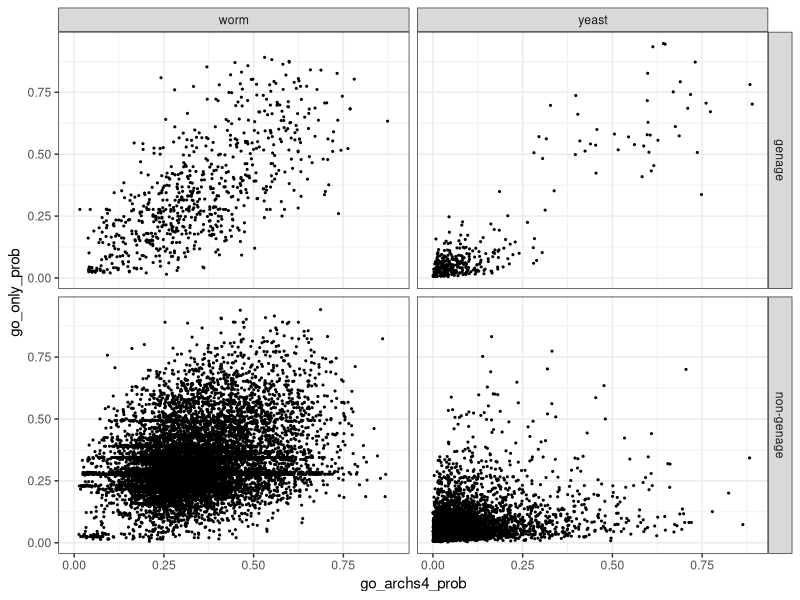
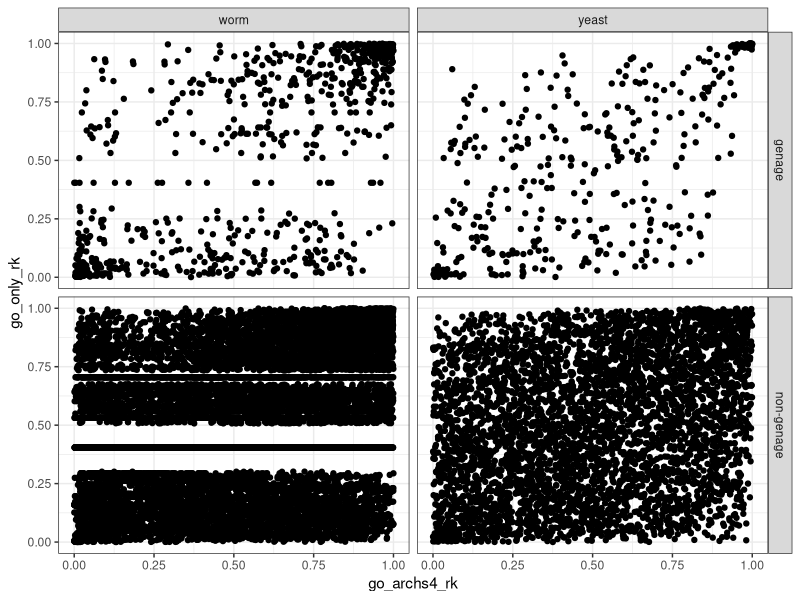
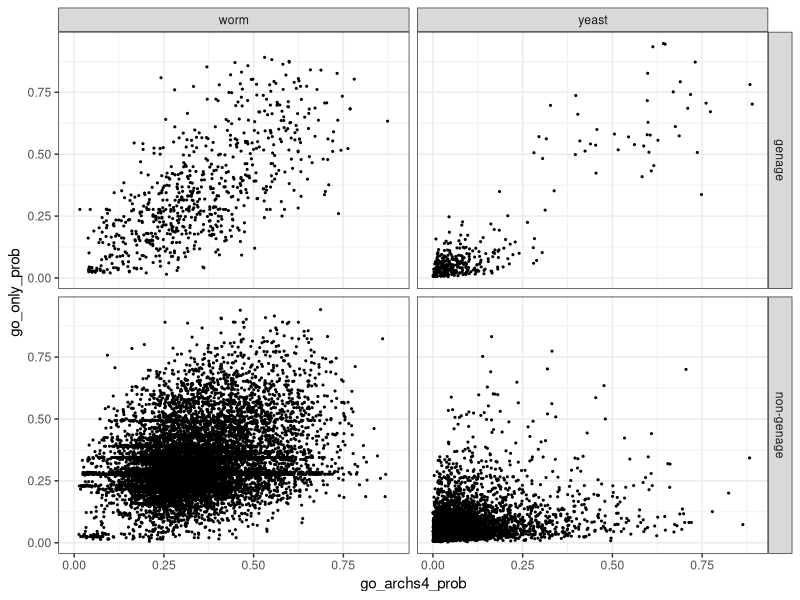
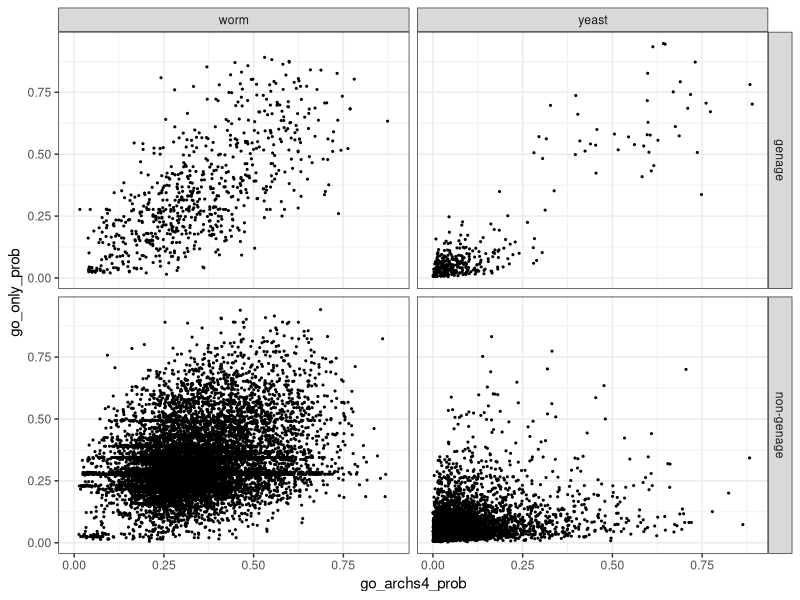
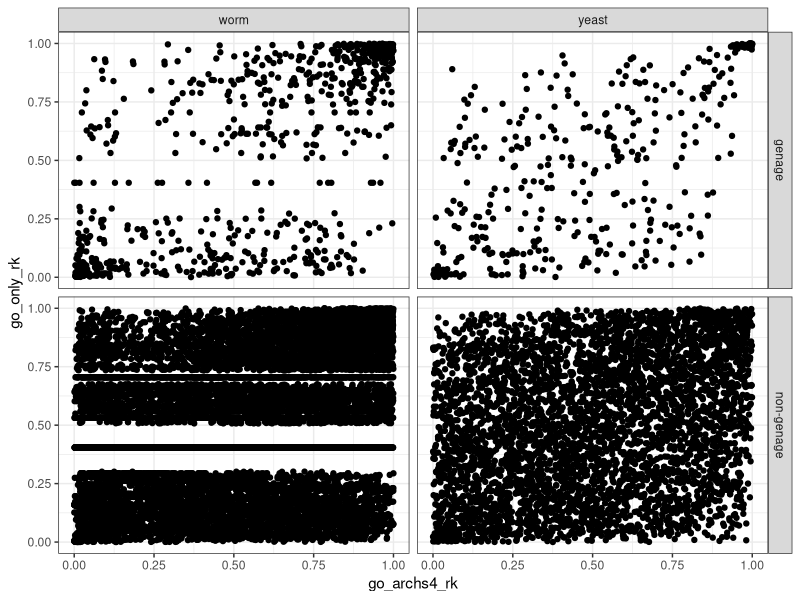

Recreate these plots in R, in order.
## ---- chunk 1
library(tidyverse); theme_set(theme_bw())
## ---- chunk 2
#GO+ARCHS4 features
worm<-read.table("./results/final_preds_go_archs4_worm.txt",header=TRUE)
worm$species<-"worm"
yeast<-read.table("./results/final_preds_go_archs4_yeast.txt",header=TRUE)
yeast$species<-"yeast"
pd<-rbind(worm,yeast)
colnames(pd)[colnames(pd)=="prob_pro_longevity"]<-"go_archs4_prob"
#GO only features
worm<-read.table("./results/final_preds_go_only_worm.txt",header=TRUE)
worm$species<-"worm"
yeast<-read.table("./results/final_preds_go_only_yeast.txt",header=TRUE)
yeast$species<-"yeast"
pd2<-rbind(worm,yeast)
colnames(pd2)[colnames(pd2)=="prob_pro_longevity"]<-"go_only_prob"
pd<-merge(pd,pd2,by=c("species","gene","genage_annotated"))
pd$ga<-"non-genage"
pd$ga[pd$genage_annotated]<-"genage"
ggplot(pd,aes(x=go_archs4_prob,y=go_only_prob))+geom_point(size=.4)+facet_grid(ga~species)
ggsave("./results/plots/probs_compare_go_archs4_vs_go_only.png",width=5,height=5)
ggsave("./results/plots/figS3.eps",width=5,height=5,device="eps",dpi=300)

#same plot but using ranks- too noisy
scaled_rank<-function(x){rank(x,na.last="keep")/length(x)}
pd2<-pd %>% group_by(species) %>%
  mutate(go_archs4_rk=scaled_rank(go_archs4_prob),
         go_only_rk=scaled_rank(go_only_prob))
ggplot(pd2,aes(x=go_archs4_rk,y=go_only_rk))+geom_point()+facet_grid(ga~species)
ggsave("./results/plots/probs_compare_go_archs4_vs_go_only_ranks.pdf",width=5,height=5)
